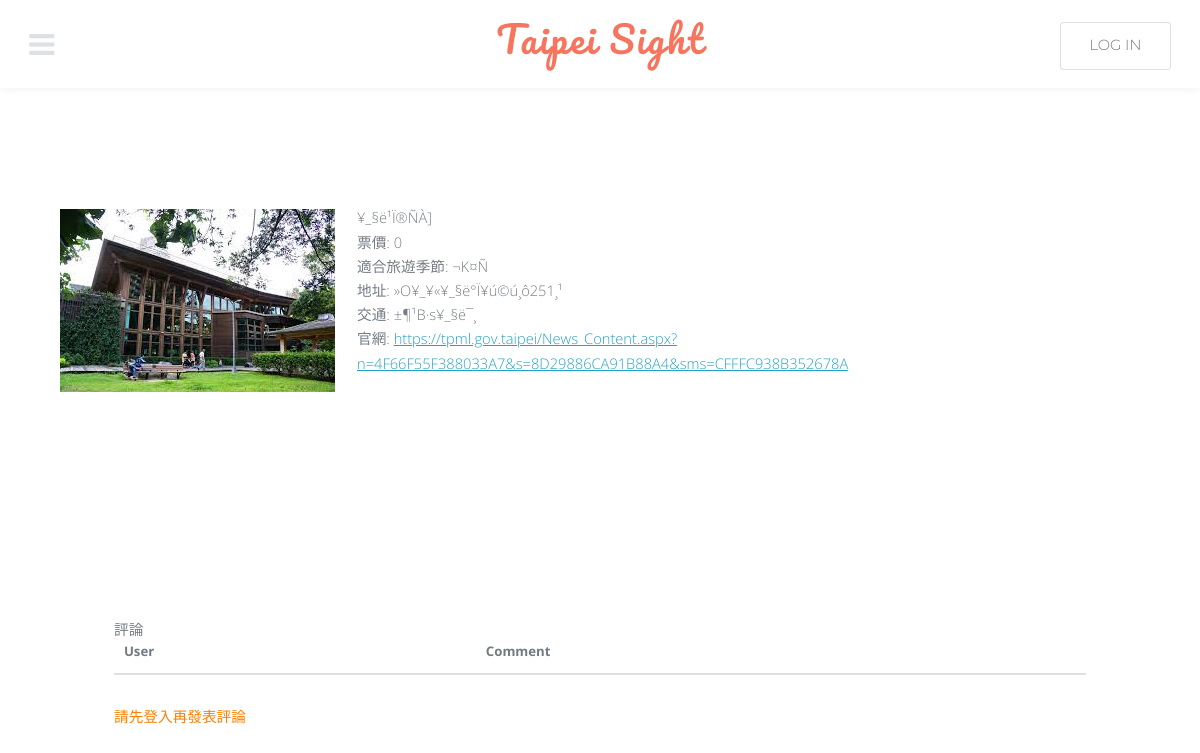
The app's page /information_detail.php?id=001 with its own data.
### tables this page shows
create table information
	(sight_ID		varchar(8),
             sight_name                   varchar(20),
	 ticket_price		numeric(5,0),
	 website		            varchar(100),
	 season			varchar(8),
	 type_name		varchar(15),
	 location		varchar(100),
	 traffic		            varchar(100),
	 primary key (sight_ID),
	 foreign key (type_name) references type (type_name)
		on delete set null
	 );

### information_detail.php (the view, shortened to what this page needs)
<!DOCTYPE HTML>
 <?php
	$sql = "SELECT * FROM user WHERE account='".$_SESSION["account"]."'";
	$record = mysql_query($sql);
	$login = mysql_fetch_assoc($record);
	$id=$_GET["id"];
	$sql = "SELECT * FROM information where sight_ID ='$id'";
	$result = mysql_query($sql);
	$row=mysql_fetch_assoc($result);
?>
<html>
	<head>
		<link rel="stylesheet" href="assets/css/main.css" />
	</head>
	<body class="subpage">
			<header id="header">
				<nav class="left">
					<a href="#menu"><span>Menu</span></a>
				</nav>
				<a href="index.php" class="logo">Taipei Sight</a>
				<nav class="right">
					<?php
					if(!isset($_SESSION["account"]) || ($_SESSION["account"]==""))
					{
					?>
					<a href="login_form.php" class="button alt">Log in</a>
					<?php
					}
					else
					{
						echo "Hello, ";
						echo '<a href="member_center.php">'.$login["name"].'</a>';
						echo '<a href="logout.php">&nbsp; &nbsp; &nbsp;登出&nbsp; &nbsp; &nbsp; &nbsp; &nbsp; </a><br>';
					}
					?>
				</nav>
			</header>
			<section id="main" class="wrapper">
					<div class="inner">
					<div class="flex-item right">
								<p><span class="image left"><img src="photo/<?php echo sprintf("%03d", $id); ?>.jpg"" alt="" /></span></p>
								<?
								 echo $row["sight_name"];
								 echo "<BR>";
								 echo "票價: ".$row["ticket_price"];
								 echo "<BR>";
								 echo "適合旅遊季節: ".$row["season"];
								 echo "<BR>";
								 echo "地址: ".$row["location"];
								 echo "<BR>";
								 echo "交通: ".$row["traffic"];
								 echo "<BR>";
								 echo "官網: " ;
								 echo "<a href=".$row["website"].">".$row["website"]."</a>";
								 echo "<BR>";
								  for($i=1;$i<=10;$i++)
									  echo "<BR>";
								  ?>
						</div>
						<div class="inner">
							<div class="table-wrapper">
								<table>
								<dt>評論</dt>
									<thead>
										<tr>
											<th>User</th>
											<th>Comment</th>
										</tr>
									</thead>
								</table>
							</div>
							<?php
								if(!isset($_SESSION["account"]) || ($_SESSION["account"]==""))
								{
									echo '<font color="#ff8000">請先登入再發表評論</font>';
							} ?>
						</div>
					</div>
				</section>
	</body>
</html>

### assets/css/main.css (style rules this page uses)
html, body, div, span, applet, object, iframe, h1, h2, h3, h4, h5, h6, p, blockquote, pre, a, abbr, acronym, address, big, cite, code, del, dfn, em, img, ins, kbd, q, s, samp, small, strike, strong, sub, sup, tt, var, b, u, i, center, dl, dt, dd, ol, ul, li, fieldset, form, label, legend, table, caption, tbody, tfoot, thead, tr, th, td, article, aside, canvas, details, embed, figure, figcaption, footer, header, hgroup, menu, nav, output, ruby, section, summary, time, mark, audio, video { margin: 0; padding: 0; border: 0; font-size: 100%; font: inherit; vertical-align: baseline; }
article, aside, details, figcaption, figure, footer, header, hgroup, menu, nav, section { display: block; }
body { line-height: 1; }
table { border-collapse: collapse; border-spacing: 0; }
body { -webkit-text-size-adjust: none; }
*, *:before, *:after { -moz-box-sizing: border-box; -webkit-box-sizing: border-box; box-sizing: border-box; }
body { -ms-overflow-style: scrollbar; }
body { background: #fff; }
.inner { margin: 0 auto; max-width: 65em; }
@media screen and (max-width: 1280px) { .inner { max-width: 90%; } }
body, input, select, textarea { color: #767d85; font-family: "Open Sans", Arial, Helvetica, sans-serif; font-size: 13pt; font-weight: 300; line-height: 1.65; }
@media screen and (max-width: 1680px) { body, input, select, textarea { font-size: 11pt; } }
@media screen and (max-width: 1280px) { body, input, select, textarea { font-size: 11pt; } }
a { color: #25a2c3; text-decoration: underline; }
p { margin: 0 0 2em 0; }
.image { border: 0; display: inline-block; position: relative; }
.image img { display: block; }
.image.left, .image.right { max-width: 40%; }
.image.left img, .image.right img { width: 100%; }
.image.left { float: left; padding: 0 1.5em 1em 0; top: 0.25em; }
.table-wrapper { -webkit-overflow-scrolling: touch; overflow-x: auto; }
table { margin: 0 0 2em 0; width: 100%; }
table th { color: #727a82; font-size: 0.9em; font-weight: 700; padding: 0 0.75em 0.75em 0.75em; text-align: left; }
table thead { border-bottom: solid 2px #dee1e3; }
input[type="submit"], input[type="reset"], input[type="button"], button, .button { -moz-appearance: none; -webkit-appearance: none; -ms-appearance: none; appearance: none; -moz-transition: background-color 0.2s ease-in-out, color 0.2s ease-in-out; -webkit-transition: background-color 0.2s ease-in-out, color 0.2s ease-in-out; -ms-transition: background-color 0.2s ease-in-out, color 0.2s ease-in-out; transition: background-color 0.2s ease-in-out, color 0.2s ease-in-out; background-color: #f6755e; border-radius: 4px; border: 0; color: #ffffff; cursor: pointer; display: inline-block; font-family: "Montserrat", sans-serif; height: 3.5em; line-height: 3.5em; padding: 0 3.5em; text-align: center; text-decoration: none; white-space: nowrap; text-transform: uppercase; }
input[type="submit"].alt, input[type="reset"].alt, input[type="button"].alt, button.alt, .button.alt { background-color: transparent; box-shadow: inset 0 0 0 1px #dee1e3; color: #727a82 !important; }
.wrapper { padding: 6em 0 4em 0; }
body { padding-top: 6em; }
#header { -moz-align-items: center; -webkit-align-items: center; -ms-align-items: center; align-items: center; background: #fff; cursor: default; height: 6em; left: 0; line-height: 6em; position: fixed; top: 0; width: 100%; z-index: 10001; box-shadow: 0 0 10px 0 rgba(0, 0, 0, 0.075); text-align: center; }
#header .logo { color: #f6755e; font-family: "Pacifico", cursive; font-size: 2.5em; letter-spacing: 2px; margin-top: -5px; text-decoration: none; display: inline-block; }
#header nav { position: absolute; top: 0; height: inherit; line-height: inherit; }
#header nav.left { left: 2em; }
#header nav.right { right: 2em; }
#header nav .button { padding: 0 2em; height: 3.25em; line-height: 3.25em; }
#header nav a { text-decoration: none; display: inline-block; }
#header nav a[href="#menu"] { text-decoration: none; -webkit-tap-highlight-color: transparent; font-size: 2em; color: #dee1e3; z-index: 10005; }
#header nav a[href="#menu"]:before { content: ""; -moz-osx-font-smoothing: grayscale; -webkit-font-smoothing: antialiased; font-family: FontAwesome; font-style: normal; font-weight: normal; text-transform: none !important; }
#header nav a[href="#menu"]:before { margin: 0 0.5em 0 0; }

### records on screen
information: sight_name "¥_§ë¹Ï®ÑÀ]", ticket_price "0", season "¬K¤Ñ", location "»O¥_¥«¥_§ë°Ï¥ú©ú¸ô251¸¹", traffic "±¶¹B·s¥_§ë¯¸", website "https://tpml.gov.taipei/News_Content.aspx?n=4F66F55F388033A7&s=8D29886CA91B88A4&sms=CFFFC938B352678A"
